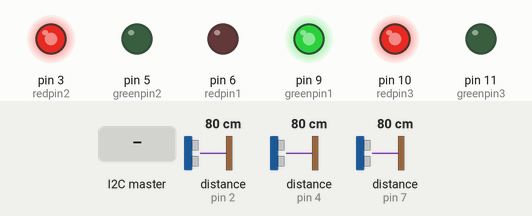
Recording of a sketch running on a simulated Arduino Uno, built with avr-gcc and run on an emulated ATmega328P. Shown: output pins drawn as LEDs (lit = HIGH). Inputs (shaded band) come from the test bench; at power-on: distance to the obstacle (sensors on pin 4, pin 7, pin 2) 80 cm. The echo pulse lasts 58.3 µs per cm; what the sketch prints to the serial monitor is not drawn.

Above: at 1.2 s.
1.3 s: the I2C master sends the byte 1
At 1.65 s:
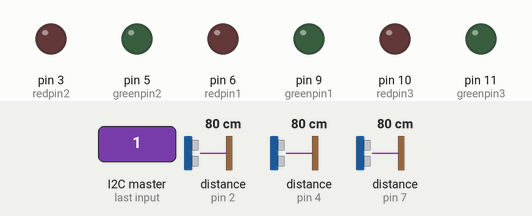
At 3.0 s:
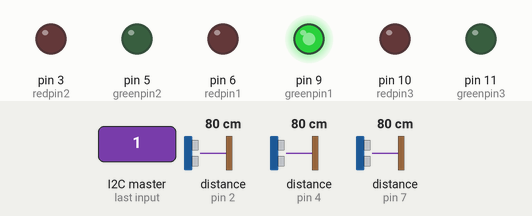
11.1 s: distance to the obstacle (sensor on pin 4) set to 4 cm
At 18.3 s:
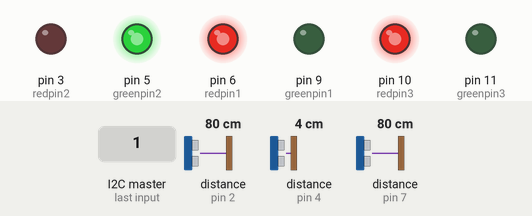
23.8 s: distance to the obstacle (sensor on pin 4) set to 2 cm
37.1 s: the I2C master sends the byte 2
At 38.5 s:
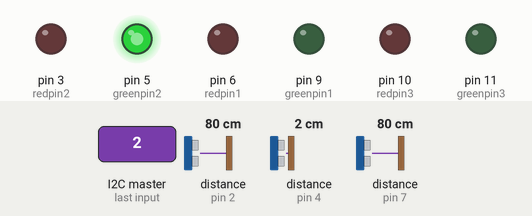
54.6 s: distance to the obstacle (sensor on pin 7) set to 4 cm
68.6 s: distance to the obstacle (sensor on pin 7) set to 2 cm
Timing chart, 0 to 71.6 s (numbered marks = the images above; inputs shaded):
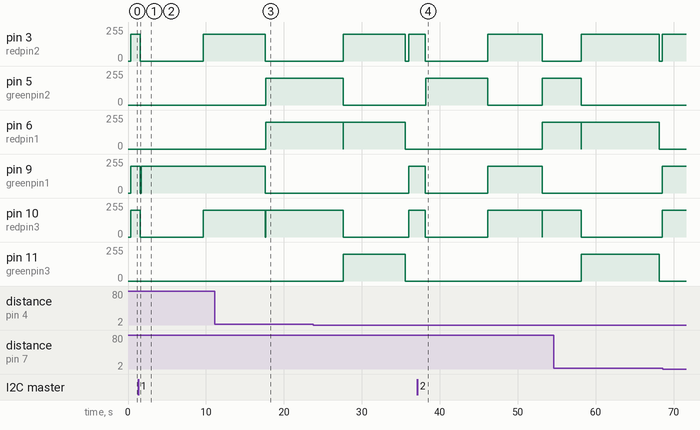

The sketch:

code_slave4.ino
```cpp
//coding of junction 4 - uno4
#include <NewPing.h>
#include<Wire.h>

#define slave1 8
#define slave2 9
#define slave3 1
#define slave4 2

#define redpin1  6
#define greenpin1  9
#define redpin2  3
#define greenpin2  5
#define redpin3  10
#define greenpin3  11

//global variables representing waiting time
int D0,D1,D2;
volatile int flag1,flag2,flag3,flag_tot;
volatile int alert1,alert2,alert3,alert_tot;

volatile int bcount ;

// variables to represent density
byte den_lane[3];
char den[3];
float distance0,distance1,distance2;
const byte w=0,x=1,y=2,z=3,p=4,q=5,r=6; /* w=none , x=lane1 , y=lane2 , z=lane3, and only alert keys for  p=lane1 , q=lane2 , r=lane3*/

//sensor 0
#define TRIGGER_PIN_0  2
#define ECHO_PIN_0     2

// Sensor 1
#define TRIGGER_PIN_1  4
#define ECHO_PIN_1     4

// Sensor 2
#define TRIGGER_PIN_2  7
#define ECHO_PIN_2     7

// Maximum Distance is 205 cm
#define MAX_DISTANCE 205

// Create objects for ultrasonic sensors
NewPing sensor0(TRIGGER_PIN_0, ECHO_PIN_0, MAX_DISTANCE);
NewPing sensor1(TRIGGER_PIN_1, ECHO_PIN_1, MAX_DISTANCE);
NewPing sensor2(TRIGGER_PIN_2, ECHO_PIN_2, MAX_DISTANCE);

void receiveEvent()
{

     flag1=0;
     flag2=0;
     flag3=0;
     alert1=0;
     alert2=0;
     alert3=0;

      Serial.println();
      Serial.println("------------------------------------------------------");
      Serial.print("                    ReceiveEvent Activated : ");
      while(Wire.available())
      {
          byte c = Wire.read();//recieve byte representing a lane
          delay(10);
          if (c == x)               //x=1 , activate flag 1 for lane 1 of slave
           {
              bcount = 1 ;
              flag1 = 1 ;
           }
           else if( c == y)         //y=2 , activate flag 2 for lane 2 of slave
           {
              bcount = 2 ;
              flag2 = 1 ;
           }
           else if( c == z)         //z=3 , activate flag 3 for lane 3 of slave
           {
              bcount = 3 ;
              flag3 = 1 ;
           }
           else if (c == p)         //p=1 , alert 1 for lane 1 of slave4
           {

              alert1 = 1 ;
           }
           else if( c == q)         //q=2 , alert 2 for lane 2 of slave4
           {

              alert2 = 1 ;
           }
           else if( c == r)         //r=3 , alert 3 for lane 3 of slave
           {

              alert3 = 1 ;
           }
           else
           {
                bcount = 0;
                flag1=0;
                flag2=0;
                flag3=0;
                alert1=0;
                alert2=0;
                alert3=0;

            }

      }
    flag_tot = flag1+flag2+flag3;
    alert_tot = alert1+alert2+alert3;

    Serial.print("bcount/emergency at lane: ");
    Serial.println(bcount);
    Serial.print("flag1 = ");
    Serial.println(flag1);
    Serial.print("flag2 = ");
    Serial.println(flag2);
    Serial.print("flag3 = ");
    Serial.println(flag3);
    Serial.print("total flag value: ");
    Serial.println(flag_tot);
    Serial.println();
    delay(5);
    if(alert_tot !=0)
    {
        Serial.print("alert at lane: ");
        Serial.println(bcount);
        Serial.print("alert1 = ");
        Serial.println(alert1);
        Serial.print("alert2 = ");
        Serial.println(alert2);
        Serial.print("alert3 = ");
        Serial.println(alert3);
        Serial.print("total alert value: ");
        Serial.println(alert_tot);
        Serial.println();

        if(alert1 != 0)Serial.println("prioritized vehile may arrive in approx 15 sec from lane 1 of junction 4");
        if(alert2 != 0)Serial.println("prioritized vehile may arrive in approx 15 sec from lane 2 of junction 4");
        if(alert3 != 0)Serial.println("prioritized vehile may arrive in approx 15 sec from lane 3 of junction 4");
     }
     Serial.println();
     delay(5);
    Serial.flush();
}

void requestEvent()
{
     // req_time1();
     // delay(10);
     // req_time2();
     // delay(10);
     // req_time3();
     //  delay(10);

      // Define a byte to hold data
      Serial.println("---------------------------------------------------------------");
      Serial.println("                  Request event activated");

      //updates all lane density values

      byte bval ;
      Serial.print("density of this lane in byte representation = ");
          switch (bcount)
          {
                  case 0:// for density in non lane X
                    bval = 88;
                    Serial.println(bval);
                    Wire.write(bval);
                    break;

                  case 1://for density in lane 1
                    bval = den_lane[0];
                    Serial.println(bval);
                    Wire.write(bval);
                    break;

                  case 2://for density in lane 2
                    bval = den_lane[1];
                    Serial.println(bval);
                    Wire.write(bval);
                    break;

                  case 3://for density in lane 3
                    bval = den_lane[2];
                    Serial.println(bval);
                    Wire.write(bval);
                    break;

                  // Send response back to Master
         }
  delay(10);
  Serial.println("where, H = 72 ; M = 77 ; L = 76 ; X = 88");
  Serial.println();
  Serial.flush();
}
////////////////////////////////////////////////////////////////////////////////////////////////////////////////

void Display_density()
{
    req_time1();
    Serial.print(200-distance0);
    Serial.println("m covered in lane 1");
    delay(10);

    req_time2();
    Serial.print(200-distance1);
    Serial.println("m covered in lane 2");
    delay(10);

    req_time3();
    Serial.print(200-distance2);
    Serial.println("m covered in lane 3");
    delay(10);

    Serial.println();
    Serial.println("Values of all lane density of junction 1 in byte ");
    Serial.println("LANE  :  DENSITY");

    Serial.print("1 : ");
    Serial.print(den_lane[0]);
    Serial.print(" ");
    Serial.println(den[0]);

    Serial.print("2 : ");
    Serial.print(den_lane[1]);
    Serial.print(" ");
    Serial.println(den[1]);

    Serial.print("3 : ");
    Serial.print(den_lane[2]);
    Serial.print(" ");
    Serial.print(den[2]);

    Serial.println();
    Serial.flush();
    delay(10);
}

////////////////////////////////////////////////////////////////////////////////////////////

void time_tracker(int led,int D)
{
  int l = 1;
  RE:
           switch(led)
                {
                    case 1:
                      analogWrite(redpin1,0);
                      analogWrite(greenpin1,200);
                      analogWrite(redpin2,200);
                      analogWrite(greenpin2,0);
                      analogWrite(redpin3,200);
                      analogWrite(greenpin3,0);
                      break;

                    case 2:
                      analogWrite(redpin1,200);
                      analogWrite(greenpin1,0);
                      analogWrite(redpin2,0);
                      analogWrite(greenpin2,200);
                      analogWrite(redpin3,200);
                      analogWrite(greenpin3,0);
                      break;

                    case 3:
                      analogWrite(redpin1,200);
                      analogWrite(greenpin1,0);
                      analogWrite(redpin2,200);
                      analogWrite(greenpin2,0);
                      analogWrite(redpin3,0);
                      analogWrite(greenpin3,200);
                      break;
                }
          while(l<=D && flag_tot==0)
          {
            delay(995);
                if(flag_tot != 0)
                {
                   led_interrupt(bcount);
                   goto RE;
                }
                Serial.print(l);
            l++;
          }
     Serial.println();
}

//////////////////////////////////////////////////////////////////////////////////////////////////////////////////

void led_interrupt(int a)
{
  delay(100);
  Serial.flush();
  led_off();
  Serial.println("                                     LED INTERRUPTED");
  int count = 0;
  if(den[a] == 'H'){count = 10;}
  else if(den[a] == 'M'){count = 8;}
  else if(den[a] == 'L'){count = 5;}
  else{count = 5;}

          Serial.flush();
          if(flag1 !=0)
          {
                Serial.println("              lane 1 : led green");
                analogWrite(6,0);
                analogWrite(9,200);
                for(int j=1;j<=count;j++)
                {delay(995);Serial.print(j);}
          }
          else if(flag2 !=0)
          {
                Serial.println("               lane 2 : led green");
                analogWrite(3,0);
                analogWrite(5,200);
                for(int j=1;j<=count;j++)
                {delay(995);Serial.print(j);}
          }
          else if(flag3 !=0)
          {
                Serial.println("              lane 3 : led green");
                analogWrite(10,0);
                analogWrite(11,200);
                for(int j=1;j<=count;j++)
                {delay(995);Serial.print(j);}
          }
          Serial.println();
          led_off();
          flag1 = 0;
          flag2 = 0;
          flag3 = 0;
          flag_tot = 0;
}


/////////////////////////////////////////////////////////////////////////////////////////////////////

void led_off()
{
  analogWrite(redpin1,0);
  analogWrite(greenpin1,0);
  analogWrite(redpin2,0);
  analogWrite(greenpin2,0);
  analogWrite(redpin3,0);
  analogWrite(greenpin3,0);
  Serial.println("---------------------------------------------------");
  delay(5);
}

///////////////////////////////////////////////////////////////////////////////////////////////////////

void req_time1()
{
  // Read sensors in CM
  // Sensor 0
  distance0 = sensor0.ping_cm();
  delay(5);
  if (distance0 > 200 ) {
    distance0 = 200;
  }
  D0=0;
        if (distance0 >= 200 || distance0 <=2 )
        {
          den_lane[0] = 'X';
          den[0] = 'X';
          //Serial.println("--------lane 1 Out of range---------");
          D0 = 5;
        }
        else if(distance0 < 200 && distance0 >= 100)
        {
          den_lane[0] = 'L';// byte <= value
          den[0] = 'L';
          D0 = 5;
        }
        else if(distance0 < 100 && distance0 >= 50)
        {
          den_lane[0] = 'M';// byte <= value
          den[0] = 'M';
          D0 = 8;
        }
        else if(distance0 < 50 && distance0 >2)
        {
          den_lane[0] = 'H';// byte <= value
          den[0] = 'H';
          D0 = 10;
        }
        delay(5);
}

////////////////////////////////////////////////////////////////////////////////////////////////////////////

void req_time2()
{
  // Sensor 1
  distance1 = sensor1.ping_cm();
  delay(5);
  if (distance1 > 200 ) {
    distance1 = 200;
  }
  D1=0;
        if (distance1 >= 200 || distance1 <=2 )
        {
          den_lane[1] = 'X';
          den[1] = 'X';
          //Serial.println("--------lane 2 Out of range---------");
          D1 = 5;
        }
        else if(distance1 < 200 && distance1 >= 100)
        {
          den_lane[1] = 'L';// byte <= value
          den[1] = 'L';
          D1 = 5;
        }
        else if(distance1 < 100 && distance1 >= 50)
        {
          den_lane[1] = 'M';// byte <= value
          den[1] = 'M';
          D1 = 8;
        }
        else if(distance1 < 50 && distance1 >2)
        {
          den_lane[1] = 'H';// byte <= value
          den[1] = 'H';
          D1 = 10;
        }
        delay(5);
}

//////////////////////////////////////////////////////////////////////////////////////////////////////////

void req_time3()
{
  // Sensor 2
  distance2 = sensor2.ping_cm();
  delay(5);
  if (distance2 > 200 ) {
    distance2 = 200;
  }
  D2=0;
        if (distance2 >= 200 || distance2 <=2 )
        {
          den_lane[2] = 'X';
          den[2] = 'X';
          //Serial.println("--------lane 3 Out of range---------");
          D2 = 5;
        }
        else if(distance2 < 200 && distance2 >= 100)
        {
          den_lane[2] = 'L';// byte <= value
          den[2] = 'L';
          D2 = 5;
        }
        else if(distance2 < 100 && distance2 >= 50)
        {
          den_lane[2] = 'M';// byte <= value
          den[2] = 'M';
          D2 = 8;
        }
        else if(distance2 < 50 && distance2 >2)
        {
          den_lane[2] = 'H';// byte <= value
          den[2] = 'H';
          D2 = 10;
        }
        delay(5);
}


///////////////////////////////////////////////////////////////////////////////////////////////

void setup()
{
  Wire.begin(slave4);
  Wire.onReceive(receiveEvent);
  Wire.onRequest(requestEvent);
  delay(2);
  Serial.begin(9600);
  //initialize pins
  pinMode(redpin1,OUTPUT);
  pinMode(redpin2,OUTPUT);
  pinMode(greenpin1,OUTPUT);
  pinMode(greenpin2,OUTPUT);
  pinMode(redpin3,OUTPUT);
  pinMode(greenpin3,OUTPUT);

}

void loop()
{
  // put your main code here, to run repeatedly:
    /*Serial.println();
    Serial.print("flag1 = ");
    Serial.println(flag1);
    Serial.print("flag2 = ");
    Serial.println(flag2);
    Serial.print("flag3 = ");
    Serial.println(flag3);
    Serial.println();
    Serial.flush();
    delay(5);
    */
    Display_density();// for each lane in junction

    delay(5);
    if(flag1 == 0 && flag2 == 0 && flag3==0 )
    Serial.println("                       no communtcation took place");
    Serial.println();
    led_off();
    //-----------------------------------NORM_FUNCTIONING----------------------------------
                      Serial.flush();

                                              if(flag_tot != 0)
                                              {
                                                 led_interrupt(bcount);
                                                 delay(5);
                                              }

                      req_time1();
                      delay(10);
                      Serial.println("lane 1 On :");
                      Serial.print("Wait for :");
                      Serial.print(D0);
                      Serial.println(" sec");
                      time_tracker(1,D0);
                      led_off();

                                              if(flag_tot != 0)
                                              {
                                                 led_interrupt(bcount);
                                                 delay(5);
                                              }


                      req_time2();
                      delay(10);
                      Serial.println("lane 2 OPEN : ");
                      Serial.print("Wait for :");
                      Serial.print(D1);
                      Serial.println(" sec");
                      time_tracker(2,D1);
                      led_off();

                                              if(flag_tot != 0)
                                              {
                                                   led_interrupt(bcount);
                                                   delay(5);
                                              }

                      req_time3();
                      delay(10);
                      Serial.println("lane 3 OPEN : ");
                      Serial.print("Wait for :");
                      Serial.print(D2);
                      Serial.println(" sec");
                      time_tracker(3,D2);
                      led_off();
                      Serial.println();
     //-----------------------------------------------------------------------------------------------
Serial.flush();
}
```

Measured:
- after the input at 1.3 s, pin 3 (redpin2), pin 9 (greenpin1): 200/255 → 0/255 after 0.30 s instead of 7.0 s; pin 5 (greenpin2), pin 6 (redpin1): stays 0/255 (without the input it goes to 200/255 after 7.1 s)
- after the input at 37.1 s, pin 9 (greenpin1): 200/255 → 0/255 after 1.0 s instead of 6.9 s; pin 11 (greenpin3): stays 0/255 (without the input it goes to 200/255 after 11.9 s)
- after the input at 54.6 s, pin 9 (greenpin1): 0/255 → 200/255 after 14.0 s instead of 12.0 s
- after the input at 68.6 s, every drawn part: stays the same
